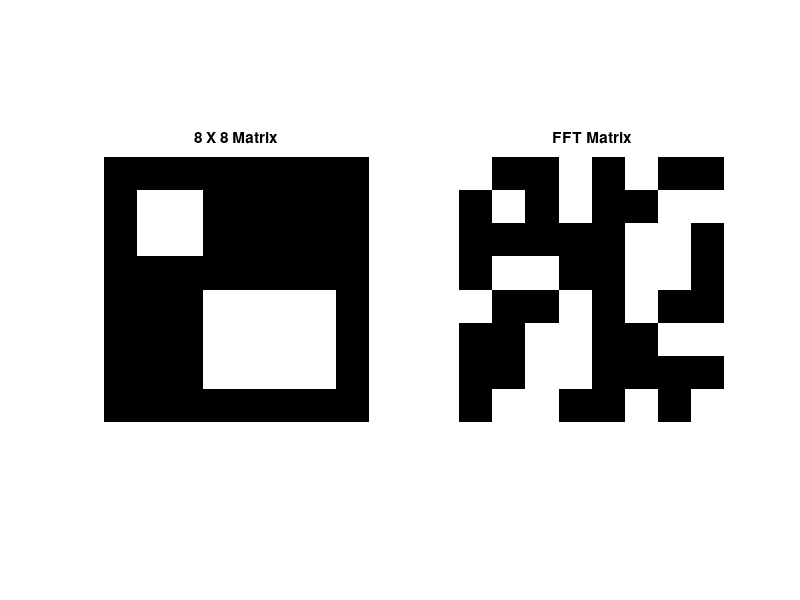

This figure's MATLAB source:
% 3. On sample artificial, 8X8 image, take the DFT.
% Print the image & transform matrix side by side 

clc
f = zeros(8);
f(5:7,4:7)=250;
f(2:3,2:3)=120;
[M,N]=size(f);
sum=0;
j=sqrt(-1);
F=zeros(8);
for u=1:M
    for v=1:N
        for x=1:M
            for y=1:N
                F(u,v)=F(u,v)+f(x,y)*exp(-(j*2*pi*(((u-1)*(x-1)/M)+((v-1)*(y-1)/N))));
            end
        end
    end
end
screen_size = get(0, 'ScreenSize');
f1=figure(1);
set(f1, 'Position', [0 0 screen_size(3) screen_size(4) ] );
subplot(1,2,1)
imshow(f),title('8 X 8 Matrix');
subplot(1,2,2)
imshow(F),title('FFT Matrix');